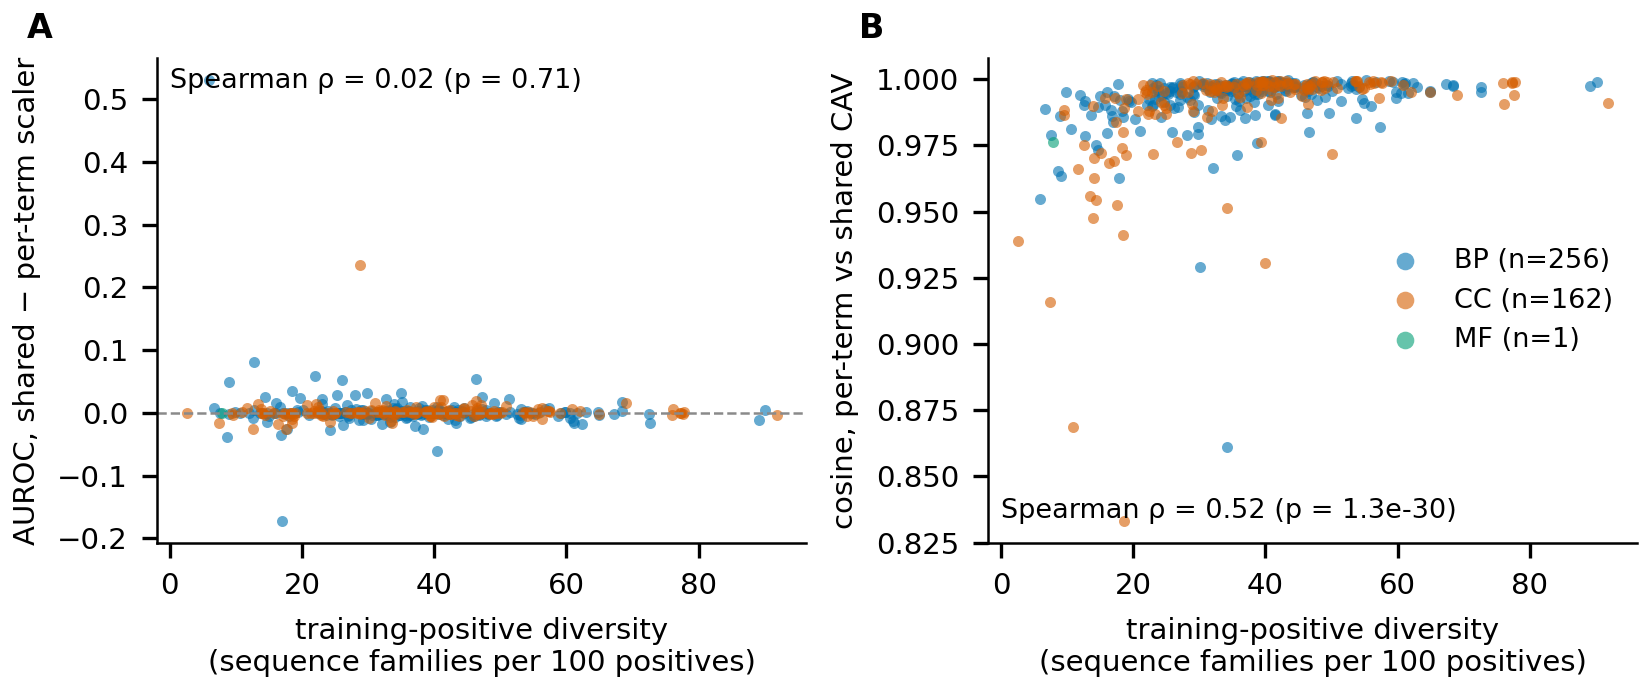

Reproduce this figure in Python.
#!/usr/bin/env python3
"""
PREVIEW (not in figures.R): does the per-term vs shared scaler choice matter
more for GO terms with more diverse CAV training positives?

Inputs: go_perterm_vs_shared_valauroc.tsv (654 terms; val-protein AUROC of the
original per-term-scaler CAV vs the retrained shared-scaler CAV, same val set)
and go_eval/diversity/term_diversity_{ont}.csv (families_per_100 of the CAV
training positives; DIAMOND >=30% id / >=50% cov components).
"""
import pandas as pd, numpy as np
import matplotlib; matplotlib.use("Agg"); import matplotlib.pyplot as plt
from scipy.stats import spearmanr
D = pd.read_csv("go_perterm_vs_shared_valauroc.tsv", sep="\t")
div = pd.concat([pd.read_csv(f"../../go_eval/diversity/term_diversity_{o}.csv").assign(ns=o) for o in ("mf", "bp", "cc")])
M = D.merge(div[["go_term", "families_per_100", "n_train"]], left_on="term", right_on="go_term")
M["dAUC"] = M.auc_shared - M.auc_per_term
M.to_csv("go_perterm_vs_shared_with_diversity.tsv", sep="\t", index=False)
r1 = spearmanr(M.families_per_100, M.dAUC); r2 = spearmanr(M.families_per_100, M.cos)
print(f"terms with diversity: {len(M)} ({M.ns.value_counts().to_dict()})")
print(f"Spearman families_per_100 vs dAUC: rho={r1.statistic:.3f} p={r1.pvalue:.3g}; vs cosine: rho={r2.statistic:.3f} p={r2.pvalue:.3g}")
M["bin"] = pd.qcut(M.families_per_100, 4, labels=["least diverse", "Q2", "Q3", "most diverse"])
print(M.groupby("bin", observed=True).agg(n=("dAUC", "size"), fam100=("families_per_100", "median"),
      median_dAUC=("dAUC", "median"), frac_abs_gt_0_01=("dAUC", lambda x: (x.abs() > 0.01).mean()),
      median_cos=("cos", "median")).round(4).to_string())

COL = {"bp": "#0072B2", "cc": "#D55E00", "mf": "#009E73"}; NAME = {"bp": "BP", "cc": "CC", "mf": "MF"}
plt.rcParams.update({"font.family": "DejaVu Sans", "font.size": 7, "axes.linewidth": 0.6,
                     "axes.spines.top": False, "axes.spines.right": False})
fig, (a, b) = plt.subplots(1, 2, figsize=(5.5, 2.3), constrained_layout=True)
for ns, g in M.groupby("ns"):
    lab = f"{NAME[ns]} (n={len(g)})"
    a.scatter(g.families_per_100, g.dAUC, s=7, color=COL[ns], alpha=0.6, lw=0, label=lab)
    b.scatter(g.families_per_100, g.cos, s=7, color=COL[ns], alpha=0.6, lw=0, label=lab)
a.axhline(0, color="#8a8a8a", lw=0.6, ls="--")
a.set_xlabel("training-positive diversity\n(sequence families per 100 positives)"); a.set_ylabel("AUROC, shared − per-term scaler")
a.text(0.02, 0.98, f"Spearman ρ = {r1.statistic:.2f} (p = {r1.pvalue:.2g})", transform=a.transAxes, va="top", fontsize=6.5)
b.set_xlabel("training-positive diversity\n(sequence families per 100 positives)"); b.set_ylabel("cosine, per-term vs shared CAV")
b.text(0.02, 0.04, f"Spearman ρ = {r2.statistic:.2f} (p = {r2.pvalue:.2g})", transform=b.transAxes, va="bottom", fontsize=6.5)
b.legend(frameon=False, fontsize=6.5, loc="center right", markerscale=1.6)
for ax, l in ((a, "A"), (b, "B")): ax.text(-0.2, 1.04, l, transform=ax.transAxes, fontweight="bold", fontsize=8)
fig.savefig("preview_scaler_vs_diversity.png", dpi=300); fig.savefig("preview_scaler_vs_diversity.pdf")
